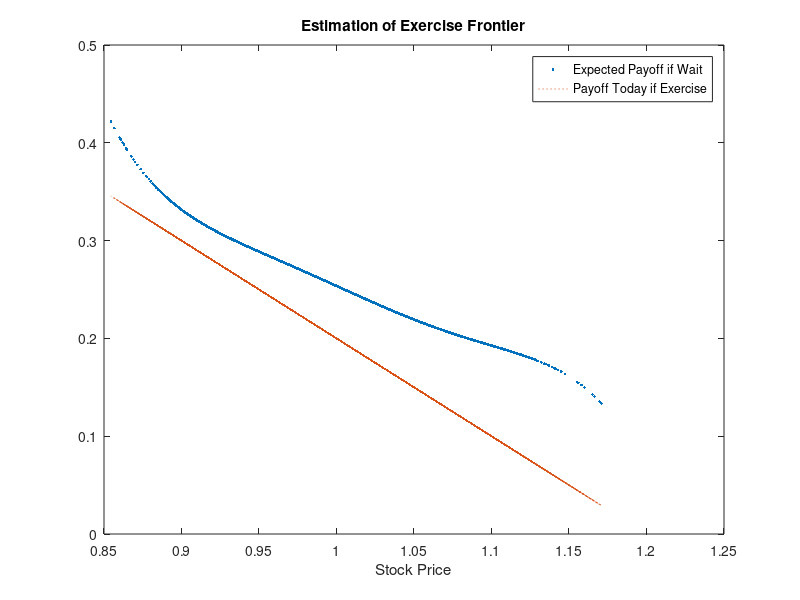

MATLAB code for this plot:
% TN 11: American Options via Monte Carlo Simulations
% ===================================================
close all
clear all

%tic % starting the clock timer

% ==========
% Parameters
% ==========

% =====
% Stock
% =====

sigma=.3;	% Volatility
S0=1; 36;

% =============
% Interest rate and Dividend Yield
% =============

r=.03;
D=.04;

% =======
% Options
% =======

T=1;	% Time to Maturity
KP=1.2;	% Strike Price


% ===========
% Simulations
% ===========



dt =1/50;
N=T/dt;
NSim=20000;


% Implementation
% ==============
dBt=sqrt(dt)*randn(NSim,N);
St=zeros(NSim,N);
St(:,1)=S0*ones(NSim,1);

   for t=2:N;t
      St(:,t)=St(:,t-1).*exp((r-D-.5*sigma^2)*dt+sigma*dBt(:,t)); 
      
      
      
   end
   
   SSit=St;   
   

NSim=size(SSit,1);

% Computing the value of American Options
% =======================================

% Work Backwards

% Initialize CashFlow Matrxi
%N=N+1;

MM=NaN*ones(NSim,N);
MM(:,N)=max(KP-SSit(:,N),0);
figure
for tt=N:-1:3; 
   disp('Time to Maturity')
   disp(1-tt/N)
   
   % Step 1: Select the path in the money at time tt-1
   
   I=find(KP-SSit(:,tt-1)>0);
   ISize=length(I);
   
   % Step 3: Project CashFlow at time tt onto basis function at time tt-1
   
   if tt==N
   YY=(ones(ISize,1)*exp(-r*[1:N-tt+1]*dt)).*MM(I,tt:N);
	else
      YY=sum(((ones(ISize,1)*exp(-r*[1:N-tt+1]*dt)).*MM(I,tt:N))')';
   end

   SSb=SSit(I,tt-1);
   XX=[ones(ISize,1),SSb,SSb.^2,SSb.^3,SSb.^4,SSb.^5];
   BB=inv(XX'*XX)*XX'*YY;
   
   
   
   
   SSb2=SSit(:,tt-1);
   XX2=[ones(NSim,1),SSb2,SSb2.^2,SSb2.^3,SSb2.^4,SSb2.^5];
   
   plot(SSb,XX*BB,'.',SSb,KP-SSb,':')
   legend('Expected Payoff if Wait','Payoff Today if Exercise')
   xlabel('Stock Price')
   title('Estimation of Exercise Frontier')
   pause(.0001)
   
   
   IStop=find(KP-SSit(:,tt-1)>=max(XX2*BB,0));
   ICon=setdiff([1:NSim],IStop);
   
   MM(IStop,tt-1)=KP-SSit(IStop,tt-1);
   MM(IStop,tt:N)=zeros(length(IStop),N-tt+1);
   MM(ICon,tt-1)=zeros(length(ICon),1);
   
 end
 
  YY=sum(((ones(NSim,1)*exp(-r*[1:N-1]*dt)).*MM(:,2:N))')';

 Value=mean(YY);
 sterr=std(YY)/sqrt(NSim);
 
 disp('Value of American Put Option')
 disp(Value)
 disp('St. Error')
 disp(sterr)